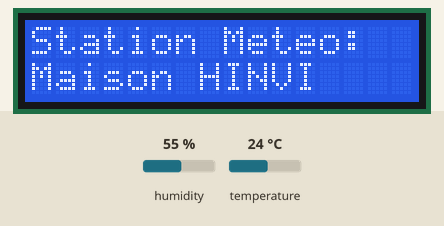
Simulated run of this program. Board: Raspberry Pi Pico running MicroPython. Parts: 16×2 character LCD. Inputs (shaded band) come from the test bench; at power-on: humidity 55 %, temperature 24 °C. What the program prints to the serial console is not drawn.

Above: at 1.2 s.
1.3 s: humidity set to 22 %
At 14.4 s:
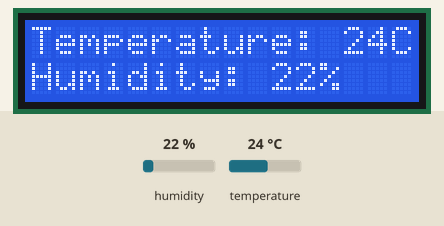
14.7 s: temperature set to 12 °C
At 23.7 s:
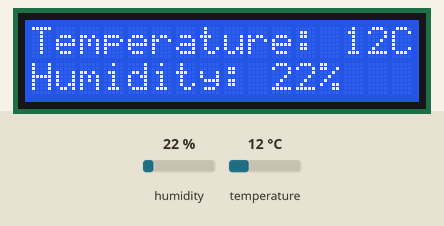
28.7 s: humidity set to 40 %
At 41.1 s:
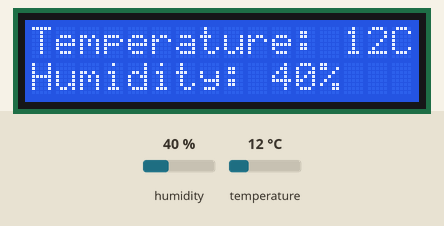
42.0 s: temperature set to 19 °C
At 50.4 s:
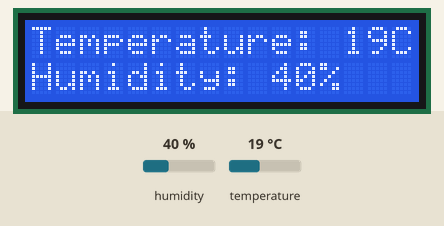
Timing chart, 0 to 51.9 s (numbered marks = the images above; inputs shaded):
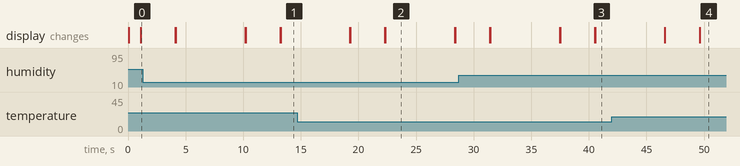

The program:

station_m_t_o.py
```python
import dht
from utime import sleep_ms

from machine import I2C,Pin
from lcd_api import LcdApi
from pico_i2c_lcd import I2cLcd
from time import sleep

##configuration de l'écran lcd##
I2C_ADDR     = 0x27
I2C_NUM_ROWS = 2
I2C_NUM_COLS = 16

i2c = I2C(0, sda=machine.Pin(0), scl=machine.Pin(1), freq=400000)
lcd = I2cLcd(i2c, I2C_ADDR, I2C_NUM_ROWS, I2C_NUM_COLS)

#######configuration du dht11#######
#vcc = 3.3 volts
dht_pin = Pin(2,Pin.IN,Pin.PULL_UP)
dht_sensor = dht.DHT11(dht_pin)

while True:
    try :

        dht_sensor.measure()
        temperature = dht_sensor.temperature()
        humidity = dht_sensor.humidity()

        sleep(1)
        lcd.clear()
        lcd.move_to(0,0)
        lcd.putstr("Station Meteo:")
        lcd.move_to(0,1)
        lcd.putstr("Maison HINVI")
        #lcd.clear()
        sleep(3)

        lcd.clear()
        lcd.move_to(0,0)
        lcd.putstr(f"Temperature: {temperature :2d}C")
        lcd.move_to(0,1)
        lcd.putstr(f"Humidity: {humidity :2d}%")
        print(f"Température:{temperature} °C| Humidité:{humidity} %")
        sleep_ms(5000)

    except Exception as e:
        print(f"Veuillez verifier le circuit de votre capteur DHT11{str(e)}")
        sleep_ms(1000)
```

Measured:
- what the display in image 2 shows lasts 6.1 s, from 22.3 s to 28.4 s
